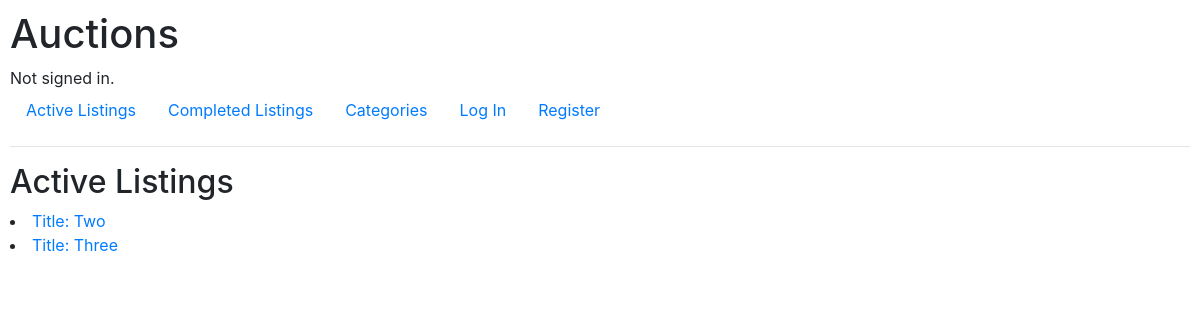
Before: / with the older database file.
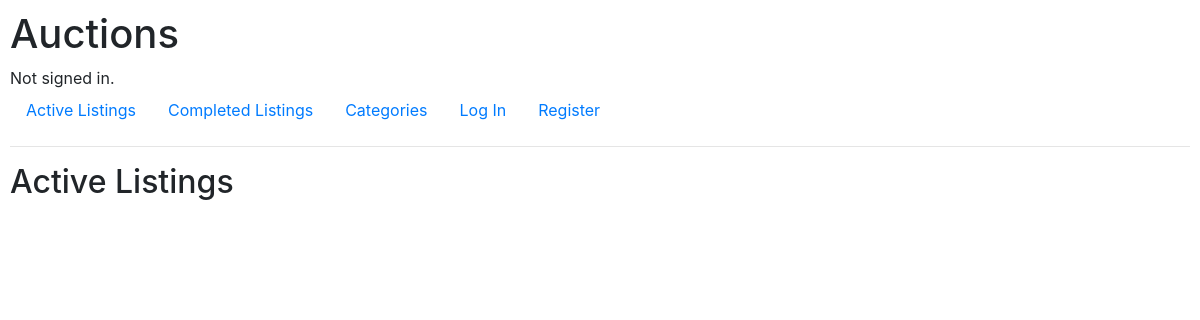
After: the same page with the newer database file.
### auctions/models.py (models this page shows)
class Listing(models.Model):
    CATEGORIES = [
        ("MOT", "Motors"),
        ("ART", "Collectibles & Art"),
        ("ELE", "Electronics"),
        ("H&G", "Home & Garden"),
        ("C&A", "Clothing & Accessories"),
        ("TOY", "Toys"),
        ("SPG", "Sporting Goods"),
        ("B&I", "Business & Industrial"),
        ("J&W", "Jewelry & Watches")
    ]
    title = models.CharField(max_length=100)
    description = models.TextField()
    price = models.DecimalField(max_digits=19, decimal_places=2, default=0.00)
    creator = models.ForeignKey(User, on_delete=models.CASCADE, related_name="listings")
    category = models.CharField(max_length=3, choices=CATEGORIES)
    image_URL = models.URLField(blank=True)
    active = models.BooleanField(default=True)
    def __str__(self):
        content = (
            f"Title: {self.title}"
        )
        return content

### auctions/views.py (the view)
# urls.py: path("", views.index, name="index"),
def index(request):
    active_listings = Listing.objects.filter(active=True)
    return render(request, "auctions/index.html",{
        "active_listings": active_listings
    })

### auctions/templates/auctions/index.html
{% extends "auctions/layout.html" %}
{% block body %}
    <h2>Active Listings</h2>
    {% for listing in active_listings %}
        <li>
            <a href="{% url 'auctions:listing' listing.id %}">
                {{ listing }}
        </li>
    {% endfor %}
{% endblock %}

### auctions/templates/auctions/layout.html (shortened to what this page needs)
{% load static %}
<!DOCTYPE html>
<html lang="en">
    <head>
        <link rel="stylesheet" href="https://stackpath.bootstrapcdn.com/bootstrap/4.4.1/css/bootstrap.min.css">
        <link href="{% static 'auctions/styles.css' %}" rel="stylesheet">
    </head>
    <body>
        <h1>Auctions</h1>
        <div>
            {% if user.is_authenticated %}
                Signed in as <strong>{{ user.username }}</strong>.
            {% else %}
                Not signed in.
            {% endif %}
        </div>
        <ul class="nav">
            <li class="nav-item">
                <a class="nav-link" href="{% url 'auctions:index' %}">Active Listings</a>
            </li>
            <li class="nav-item">
                <a class="nav-link" href="{% url 'auctions:completed_listings' %}">Completed Listings</a>
            </li>
            <li class="nav-item">
                <a class="nav-link" href="{% url 'auctions:categories' %}">Categories</a>
            </li>
            {% if user.is_authenticated %}
                <li class="nav-item">
                    <a class="nav-link" href="{% url 'auctions:new_listing' %}">Create a Listing</a>
                </li>
                <li class="nav-item">
                    <a class="nav-link" href="{% url 'auctions:watchlist' %}">Watchlist</a>
                </li>
                <li class="nav-item">
                    <a class="nav-link" href="{% url 'auctions:logout' %}">Log Out</a>
                </li>
            {% else %}
                <li class="nav-item">
                    <a class="nav-link" href="{% url 'auctions:login' %}">Log In</a>
                </li>
                <li class="nav-item">
                    <a class="nav-link" href="{% url 'auctions:register' %}">Register</a>
                </li>
            {% endif %}
        </ul>
        <hr>
        {% block body %}
        {% endblock %}
    </body>
</html>

### auctions/static/auctions/styles.css (style rules this page uses)
body { padding: 10px; }

Changed rows visible on the page:
removed Listing: title "Title: Two"
removed Listing: title "Title: Three"
